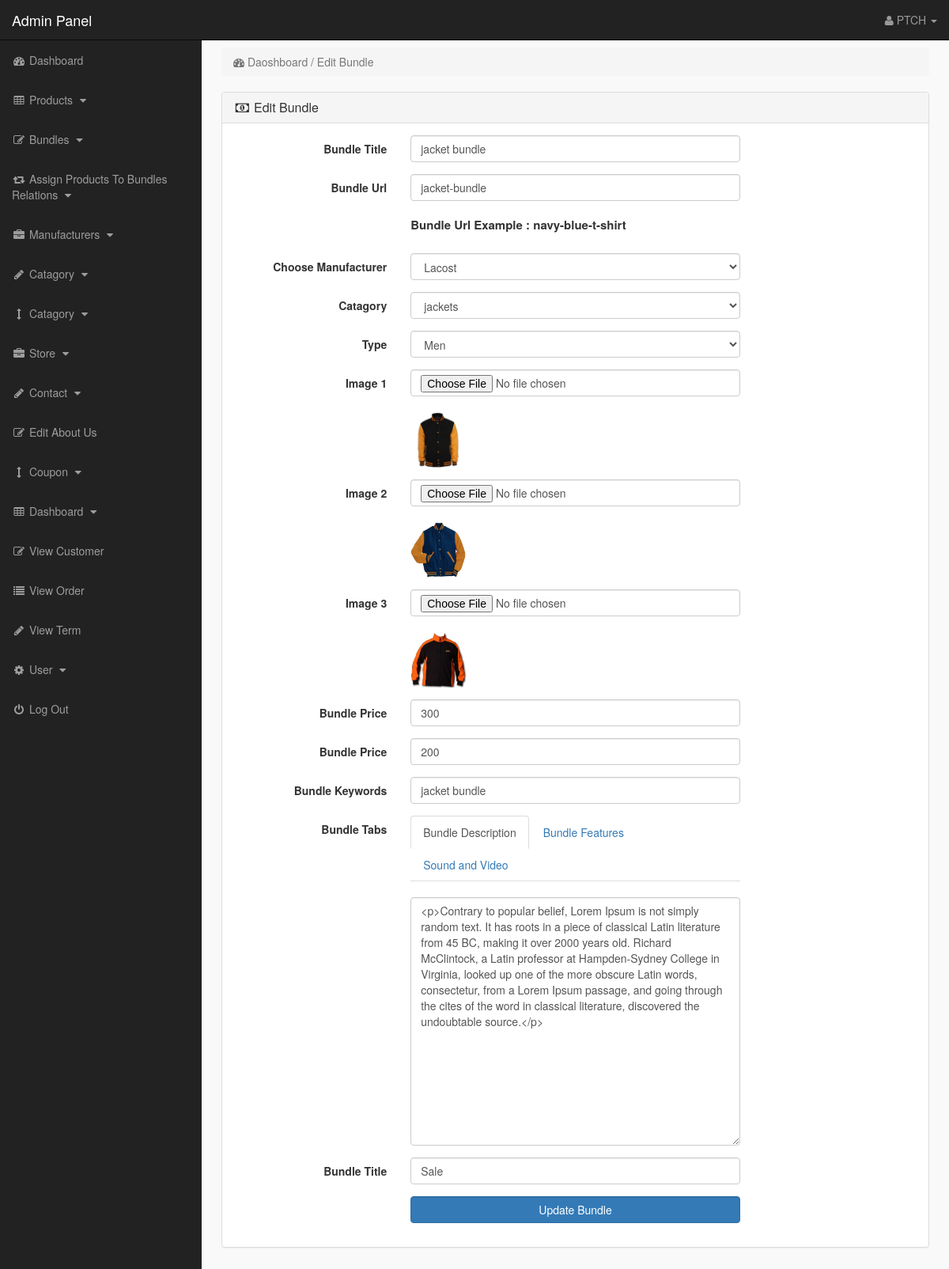
Page /admin_area/index.php?edit_bundle=11 (signed in) on the committed database.
### tables this page shows
CREATE TABLE `products` (
  `product_id` int(10) NOT NULL,
  `p_cat_id` int(10) NOT NULL,
  `cat_id` int(10) NOT NULL,
  `manufacturer_id` int(10) NOT NULL,
  `date` timestamp NOT NULL DEFAULT CURRENT_TIMESTAMP ON UPDATE CURRENT_TIMESTAMP,
  `product_title` text NOT NULL,
  `product_url` text NOT NULL,
  `product_img1` text NOT NULL,
  `product_img2` text NOT NULL,
  `product_img3` text NOT NULL,
  `product_price` int(10) NOT NULL,
  `product_psp_price` int(100) NOT NULL,
  `product_desc` text NOT NULL,
  `product_features` text NOT NULL,
  `product_video` text NOT NULL,
  `product_keywords` text NOT NULL,
  `product_label` text NOT NULL,
  `status` varchar(255) NOT NULL
);

CREATE TABLE `manufacturers` (
  `manufacturer_id` int(10) NOT NULL,
  `manufacturer_title` text NOT NULL,
  `manufacturer_top` text NOT NULL,
  `manufacturer_image` text NOT NULL
);

CREATE TABLE `product_categories` (
  `p_cat_id` int(10) NOT NULL,
  `p_cat_title` text NOT NULL,
  `p_cat_top` text NOT NULL,
  `p_cat_image` text NOT NULL
);

CREATE TABLE `categories` (
  `cat_id` int(10) NOT NULL,
  `cat_title` text NOT NULL,
  `cat_top` text NOT NULL,
  `cat_image` text NOT NULL
);

### admin_area/edit_bundle.php (the view, shortened to what this page needs)
<?php
if (!isset($_SESSION['admin_email'])) {
  echo "<script>window.open('login.php','_self')</script>";
} else {
?>
<?php
  if (isset($_GET['edit_bundle'])) {
    $edit_id = $_GET['edit_bundle'];
    $get_p = "select * from products where product_id='$edit_id'";
    $run_edit = mysqli_query($con, $get_p);
    $row_edit = mysqli_fetch_array($run_edit);
    $p_title = $row_edit['product_title'];
    $p_cat = $row_edit['p_cat_id'];
    $cat = $row_edit['cat_id'];
    $m_id = $row_edit['manufacturer_id'];
    $p_image1 = $row_edit['product_img1'];
    $p_image2 = $row_edit['product_img2'];
    $p_image3 = $row_edit['product_img3'];
    $p_price = $row_edit['product_price'];
    $p_desc = $row_edit['product_desc'];
    $p_keywords = $row_edit['product_keywords'];
    $psp_price = $row_edit['product_psp_price'];
    $p_label = $row_edit['product_label'];
    $p_url = $row_edit['product_url'];
  }
  $get_manufacturer = "select * from manufacturers where manufacturer_id='$m_id'";
  $run_manufacturer = mysqli_query($con, $get_manufacturer);
  $row_manfacturer = mysqli_fetch_array($run_manufacturer);
  $manufacturer_id = $row_manfacturer['manufacturer_id'];
  $manufacturer_title = $row_manfacturer['manufacturer_title'];
  $get_p_cat = "select * from product_categories where p_cat_id='$p_cat'";
  $run_p_cat = mysqli_query($con, $get_p_cat);
  $row_p_cat = mysqli_fetch_array($run_p_cat);
  $p_cat_title = $row_p_cat['p_cat_title'];
  $get_cat = "select * from categories where cat_id='$cat'";
  $run_cat = mysqli_query($con, $get_cat);
  $row_cat = mysqli_fetch_array($run_cat);
  $cat_title = $row_cat['cat_title'];
  ?>
<!DOCTYPE html>
<html>
<head>
</head>
<body>
    <div class="row">
        <div class="col-lg-12">
            <ol class="breadcrumb">
                <li class="active">
                    <i class="fa fa-dashboard"> </i> Daoshboard / Edit Bundle
                </li>
            </ol>
        </div>
    </div>
    <div class="row">
        <div class="col-lg-12">
            <div class="panel panel-default">
                <div class="panel-heading">
                    <h3 class="panel-title">
                        <i class="fa fa-money fa-fw"></i> Edit Bundle
                    </h3>
                </div>
                <div class="panel-body">
                    <form class="form-horizontal" method="post" enctype="multipart/form-data">
                        <div class="form-group">
                            <label class="col-md-3 control-label"> Bundle Title </label>
                            <div class="col-md-6">
                                <input type="text" name="product_title" class="form-control" required
                                    value="<?php echo $p_title; ?>">
                            </div>
                        </div>
                        <div class="form-group">
                            <label class="col-md-3 control-label"> Bundle Url </label>
                            <div class="col-md-6">
                                <input type="text" name="product_url" class="form-control" required
                                    value="<?php echo $p_url; ?>">
                                <br>
                                <p style="font-size:15px; font-weight:bold;">
                                    Bundle Url Example : navy-blue-t-shirt
                                </p>
                            </div>
                        </div>
                        <div class="form-group">
                            <label class="col-md-3 control-label"> Choose Manufacturer </label>
                            <div class="col-md-6">
                                <select name="manufacturer" class="form-control">
                                    <option value="<?php echo $manufacturer_id; ?>">
                                        <?php echo $manufacturer_title; ?>
                                    </option>
                                </select>
                            </div>
                        </div>
                        <div class="form-group">
                            <label class="col-md-3 control-label"> Catagory </label>
                            <div class="col-md-6">
                                <select name="product_cat" class="form-control">
                                    <option value="<?php echo $p_cat; ?>"> <?php echo $p_cat_title; ?> </option>
                                </select>
                            </div>
                        </div>
                        <div class="form-group">
                            <label class="col-md-3 control-label"> Type </label>
                            <div class="col-md-6">
                                <select name="cat" class="form-control">
                                    <option value="<?php echo $cat; ?>"> <?php echo $cat_title; ?> </option>
                                </select>
                            </div>
                        </div>
                        <div class="form-group">
                            <label class="col-md-3 control-label"> Image 1 </label>
                            <div class="col-md-6">
                                <input type="file" name="product_img1" class="form-control">
                                <br><img src="product_images/<?php echo $p_image1; ?>" width="70" height="70">
                            </div>
                        </div>
                        <div class="form-group">
                            <label class="col-md-3 control-label"> Image 2 </label>
                            <div class="col-md-6">
                                <input type="file" name="product_img2" class="form-control">
                                <br><img src="product_images/<?php echo $p_image2; ?>" width="70" height="70">
                            </div>
                        </div>
                        <div class="form-group">
                            <label class="col-md-3 control-label"> Image 3 </label>
                            <div class="col-md-6">
                                <input type="file" name="product_img3" class="form-control">
                                <br><img src="product_images/<?php echo $p_image3; ?>" width="70" height="70">
                            </div>
                        </div>
                        <div class="form-group">
                            <label class="col-md-3 control-label"> Bundle Price </label>
                            <div class="col-md-6">
                                <input type="text" name="product_price" class="form-control" required
                                    value="<?php echo $p_price; ?>">
                            </div>
                        </div>
                        <div class="form-group">
                            <label class="col-md-3 control-label"> Bundle Price</label>
                            <div class="col-md-6">
                                <input type="text" name="psp_price" class="form-control" required
                                    value="<?php echo $psp_price; ?>">
                            </div>
                        </div>
                        <div class="form-group">
                            <label class="col-md-3 control-label"> Bundle Keywords </label>
                            <div class="col-md-6">
                                <input type="text" name="product_keywords" class="form-control" required
                                    value="<?php echo $p_keywords; ?>">
                            </div>
                        </div>
                        <div class="form-group">
                            <label class="col-md-3 control-label"> Bundle Tabs </label>
                            <div class="col-md-6">
                                <ul class="nav nav-tabs">
                                    <li class="active">
                                        <a data-toggle="tab" href="#description"> Bundle Description </a>
                                    </li>
                                    <li>
                                        <a data-toggle="tab" href="#features"> Bundle Features </a>
                                    </li>
                                    <li>
                                        <a data-toggle="tab" href="#video"> Sound and Video </a>
                                    </li>
                                </ul>
                                <div class="tab-content">
                                    <div id="description" class="tab-pane fade in active">
                                        <br>
                                        <textarea name="product_desc" class="form-control" rows="15"
                                            id="product_desc"><?php echo $p_desc; ?></textarea>
                                    </div>
                                </div>
                            </div>
                        </div>
                        <div class="form-group">
                            <label class="col-md-3 control-label"> Bundle Title </label>
                            <div class="col-md-6">
                                <input type="text" name="product_label" class="form-control" required
                                    value="<?php echo $p_label; ?>">
                            </div>
                        </div>
                        <div class="form-group">
                            <label class="col-md-3 control-label"></label>
                            <div class="col-md-6">
                                <input type="submit" name="update" value="Update Bundle"
                                    class="btn btn-primary form-control">
                            </div>
                        </div>
                    </form>
                </div>
            </div>
        </div>
    </div>
</body>
</html>
<?php } ?>

### admin_area/includes/sidebar.php (shortened to what this page needs)
<?php
if (!isset($_SESSION['admin_email'])) {
    echo "<script>window.open('login.php','_self')</script>";
} else {
?>
<nav class="navbar navbar-inverse navbar-fixed-top">
    <div class="navbar-header">
        <a class="navbar-brand" href="index.php?dashboard">Admin Panel</a>
    </div>
    <ul class="nav navbar-right top-nav">
        <li class="dropdown">
            <a href="#" class="dropdown-toggle" data-toggle="dropdown">
                <i class="fa fa-user"></i>
                <?php echo $admin_name; ?> <b class="caret"></b>
            </a>
        </li>
    </ul>
    <div class="collapse navbar-collapse navbar-ex1-collapse">
        <ul class="nav navbar-nav side-nav">
            <li>
                <a href="index.php?dashboard">
                    <i class="fa fa-fw fa-dashboard"></i> Dashboard
                </a>
            </li>
            <li>
                <a href="#" data-toggle="collapse" data-target="#products">
                    <i class="fa fa-fw fa-table"></i> Products
                    <i class="fa fa-fw fa-caret-down"></i>
                </a>
            </li>
            <li>
                <a href="#" data-toggle="collapse" data-target="#bundles">
                    <i class="fa fa-fw fa-edit"></i> Bundles
                    <i class="fa fa-fw fa-caret-down"></i>
                </a>
            </li>
            <li>
                <a href="#" data-toggle="collapse" data-target="#relations">
                    <i class="fa fa-fw fa-retweet"></i> Assign Products To Bundles Relations
                    <i class="fa fa-fw fa-caret-down"></i>
                </a>
            </li>
            <li>
                <a href="#" data-toggle="collapse" data-target="#manufacturers">
                    <i class="fa fa-fw fa-briefcase"></i> Manufacturers
                    <i class="fa fa-fw fa-caret-down"></i>
                </a>
            </li>
            <li>
                <a href="#" data-toggle="collapse" data-target="#p_cat">
                    <i class="fa fa-fw fa-pencil"></i> Catagory
                    <i class="fa fa-fw fa-caret-down"></i>
                </a>
            </li>
            <li>
                <a href="#" data-toggle="collapse" data-target="#cat">
                    <i class="fa fa-fw fa-arrows-v"></i> Catagory
                    <i class="fa fa-fw fa-caret-down"></i>
                </a>
            </li>
            <li>
                <a href="#" data-toggle="collapse" data-target="#store">
                    <i class="fa fa-fw fa-briefcase"></i> Store
                    <i class="fa fa-fw fa-caret-down"></i>
                </a>
            </li>
            <li>
                <a href="#" data-toggle="collapse" data-target="#contact_us">
                    <i class="fa fa-fw fa-pencil"> </i> Contact
                    <i class="fa fa-fw fa-caret-down"></i>
                </a>
            </li>
            <li>
                <a href="index.php?edit_about_us">
                    <i class="fa fa-fw fa-edit"></i> Edit About Us
                </a>
            </li>
            <li>
                <a href="#" data-toggle="collapse" data-target="#coupons">
                    <i class="fa fa-fw fa-arrows-v"></i> Coupon
                    <i class="fa fa-fw fa-caret-down"></i>
                </a>
            </li>
            <li>
                <a href="#" data-toggle="collapse" data-target="#terms">
                    <i class="fa fa-fw fa-table"></i> Dashboard
                    <i class="fa fa-fw fa-caret-down"></i>
                </a>
            </li>
            <li>
                <a href="index.php?view_customers">
                    <i class="fa fa-fw fa-edit"></i> View Customer
                </a>
            </li>
            <li>
                <a href="index.php?view_orders">
                    <i class="fa fa-fw fa-list"></i> View Order
                </a>
            </li>
            <li>
                <a href="index.php?view_payments">
                    <i class="fa fa-fw fa-pencil"></i> View Term
                </a>
            </li>
            <li>
                <a href="#" data-toggle="collapse" data-target="#users">
                    <i class="fa fa-fw fa-gear"></i> User
                    <i class="fa fa-fw fa-caret-down"></i>
                </a>
            </li>
            <li>
                <a href="logout.php">
                    <i class="fa fa-fw fa-power-off"></i> Log Out
                </a>
            </li>
        </ul>
    </div>
</nav>
<?php }

### admin_area/css/style.css (style rules this page uses)
body { margin-top:100px; }
@media (min-width: 768px) { body { margin-top:50px; } }
.top-nav { padding:0 15px; }
.top-nav>li { display:inline-block; float:left; }
.top-nav>li>a { padding-top:15px; padding-bottom:15px; line-height:20px; color:#999; }
@media (min-width: 768px) { .side-nav { position:fixed; top:51px; width:255px; border-radius:0; overflow-y:auto; background-color: #222; bottom:0; overflow-x:hidden; padding-bottom:40px; } }
@media (min-width: 768px) { .side-nav>li>a { width:255px; } }
.panel-body { border-radius:5px; }

### rows in the picture
products: product_title "jacket bundle", product_url "jacket-bundle", product_img1 (picture), product_img2 (picture), product_img3 (picture), product_price "300", psp_price "200", product_keywords "jacket bundle", product_desc "<p>Contrary to popular belief, Lorem Ipsum is not simply random text. It has roots in a piece of classical Latin literature from 45 BC, making it over 2000 years old. Richard McClintock, a Latin professor at Hampden-Sydney College in Virginia, looked up one of the more obscure Latin words, consectetur, from a Lorem Ipsum passage, and going through the cites of the word in classical literature, discovered the undoubtable source.</p>", product_label "Sale"
manufacturers: manufacturer "Lacost"
product_categories: product_cat "jackets"
categories: cat "Men"

### other values in the picture
$admin_name "PTCH"
